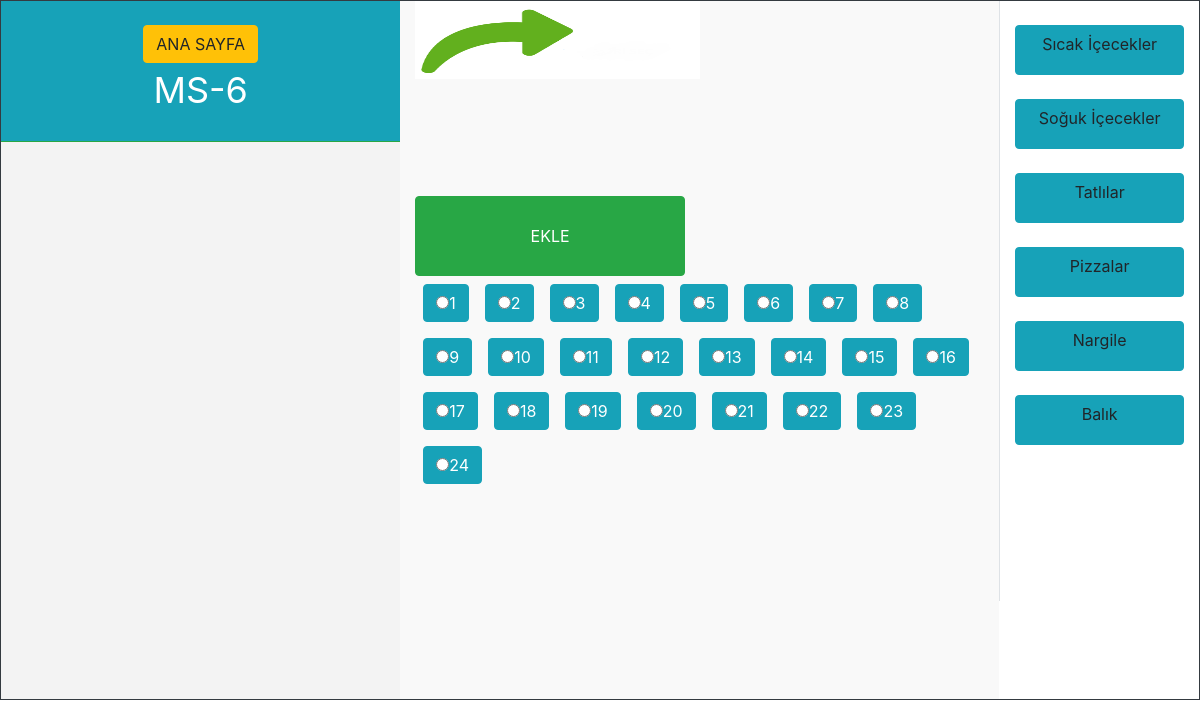
Screenshot of /masadetay.php?masaid=6 with the database file from the repository.
### tables this page shows
CREATE TABLE `masalar` (
  `id` int(11) NOT NULL AUTO_INCREMENT,
  `ad` varchar(255) NOT NULL,
  `durum` int(11) NOT NULL,
  PRIMARY KEY (`id`)
);

CREATE TABLE `kategori` (
  `id` int(11) NOT NULL AUTO_INCREMENT,
  `ad` varchar(200) NOT NULL,
  PRIMARY KEY (`id`)
);

### fonksiyon/fonksiyon.php (the view, shortened to what this page needs)
<?php
class sistem {
	private function benimsorum($vt,$sorgu,$tercih) {
	$a =$sorgu;
	$b=$vt->prepare($a);
	$b->execute();
	if ($tercih==1):
	return $c=$b->get_result();
	endif;
	}
	function masagetir ($vt,$id) {
	$get="select * from masalar where id=$id";
	return$this->benimsorum($vt,$get,1);
	}
	function urungrup($db) {
		$se="select * from kategori";
		$gelen=$this->benimsorum($db,$se,1);
		while ($son=$gelen->fetch_assoc()) :
		echo '<br><a type="button" class="btn btn-info"  style="height:50px; width:100%;" sectionId="'.$son["id"].'">'.$son["ad"].'</a><br>';
		endwhile;
	}
}
?>

### masadetay.php (shortened to what this page needs)
<?php include("fonksiyon/fonksiyon.php"); $masam = new sistem;
@$masaid=$_GET["masaid"];
?>
<head>
<link rel="stylesheet" href="dosya/boost.css">
<link rel="stylesheet" href="dosya/stil.css">
</head>
<body>
<div class="container-fluid">
	<?php
	if ($masaid!="") :
	$son=$masam->masagetir($db,$masaid);
	$dizi=$son->fetch_assoc();
	?>
		<div class="row border border-dark" id="div1">
			<div class="col-md-4" id="div2">
				<div class="row">
					<div class="col-md-12 border-bottom border-success bg-info text-white mx-auto p-4 text-center" style="font-size:36px;" id="div3">
					<a href="index.php" class="btn btn-warning">ANA SAYFA</a><br>
					<?php echo $dizi["ad"]; ?></div>
					<div  class="col-md-12" id="veri"></div>
				</div>
		</div>
		<div class="col-md-6"  style="background-color:#F9F9F9">
			<div class="row">
				<form id="formum">
				<div class="col-md-12" id="sonuc"  style="min-height:50%;">
				<img src="dosya/işarettik.png" style="width:50%;height:50%;" alt="">
				</div>
			</div>
			<div class="row">
				<div class="col-md-12" class="div2">
					<div class="row" class="div2">
						<div class="col-md-6">
							<input type="button" id="btn" value="EKLE" style="height:80px; width:100%;" class="btn btn-success btn-block mt-4" />
						</div>
						<div class="col-md-12">
							<?php
							for ($i=1; $i<=24; $i++) :
							echo '<label class="btn btn-info m-2"><input name="adet" type="radio" value="'.$i.'" />'.$i.'</label>';
							endfor;
							?>
						</div>
					</div>
				</div>
			</div>
		</div>
		<div class="col-md-2  border-left" id="urunler" style="height: 600px;overflow-y: auto;overflow-x: hidden;">
		<?php $masam->urungrup($db); ?>
		</div>
</div>
</div>
<?php
else:
echo "hata var";
endif;
?>
</body>
</head>

### dosya/stil.css (style rules this page uses)
#div1 { min-height:700px; border-bottom:#D3D3D3 solid dashed; }
#div2 { background-color:#F3F3F3; border-right:#D3D3D3 solid dashed; }
#div3 { min-height:100px; font-size:36px; }

### rows the page displays
masalar: ad "MS-6"
kategori: $son["id"] 1 (drawn), ad "Sıcak İçecekler"
kategori: ad "Soğuk İçecekler"
kategori: ad "Tatlılar"
kategori: ad "Pizzalar"
kategori: ad "Nargile"
kategori: ad "Balık"
